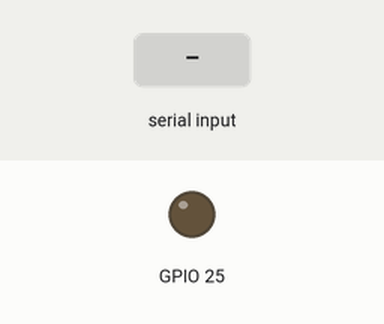
Simulated run of this sketch. Board: ESP32. On the bench: output pins drawn as LEDs (lit = HIGH). The inputs (shaded band) are chosen by the test bench. What the sketch prints to the serial monitor is not drawn.

Above: at 1.2 s.
1.3 s: "1" received over Serial
At 1.65 s:
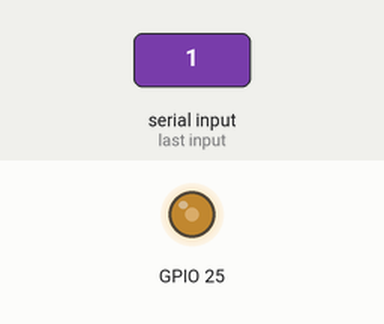
Timing chart, 0 to 1.5 s (numbered marks = the images above; inputs shaded):
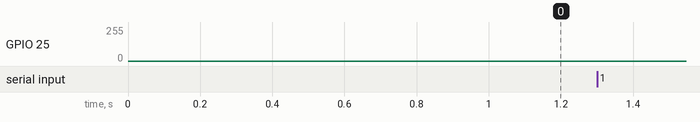

The sketch:

DDS-50Hz.ino
```cpp
//#define Num_Samples 513 //  number of sample of signal
#define Num_Samples 112 //  number of sample of signal
#define MaxWaveTypes 4  // types of wave (signal)
int i = 0;
uint16_t wave_type = 0;
// char buff [10];
// uint32_t indx;

static uint16_t WaveFormTable[MaxWaveTypes][Num_Samples] = {
    // Sin wave
    {
        128, 131, 135, 138, 142, 145, 149, 152, 155, 158, 162, 165, 167, 170, 173, 175, 178, 180, 182,
        184, 185, 187, 188, 189, 190, 191, 191, 191, 192, 191, 191, 191, 190, 189, 188, 187, 185, 184,
        182, 180, 178, 175, 173, 170, 167, 165, 162, 158, 155, 152, 149, 145, 142, 138, 135, 131, 128,
        124, 120, 117, 113, 110, 106, 103, 100, 97, 93, 90, 88, 85, 82, 80, 77, 75, 73, 71, 70, 68, 67,
        66, 65,64, 64, 64, 64, 64, 64, 64, 65, 66, 67, 68, 70, 71, 73, 75, 77, 80, 82, 85, 88, 90, 93,
        97, 100, 103, 106, 110, 113, 117, 120, 124
//        128,129,131,132,134,135,137,138,140,142,143,145,146,148,149,151,152,154,155,157,158,160,162,163,
//        165,166,167,169,170,172,173,175,176,178,179,181,182,183,185,186,188,189,190,192,193,194,196,197,
//        198,200,201,202,203,205,206,207,208,210,211,212,213,214,215,217,218,219,220,221,222,223,224,225,
//        226,227,228,229,230,231,232,233,234,234,235,236,237,238,238,239,240,241,241,242,243,243,244,245,
//        245,246,246,247,248,248,249,249,250,250,250,251,251,252,252,252,253,253,253,253,254,254,254,254,
//        254,255,255,255,255,255,255,255,255,255,255,255,255,255,255,255,254,254,254,254,254,253,253,253,
//        253,252,252,252,251,251,250,250,250,249,249,248,248,247,246,246,245,245,244,243,243,242,241,241,
//        240,239,238,238,237,236,235,234,234,233,232,231,230,229,228,227,226,225,224,223,222,221,220,219,
//        218,217,215,214,213,212,211,210,208,207,206,205,203,202,201,200,198,197,196,194,193,192,190,189,
//        188,186,185,183,182,181,179,178,176,175,173,172,170,169,167,166,165,163,162,160,158,157,155,154,
//        152,151,149,148,146,145,143,142,140,138,137,135,134,132,131,129,128,126,124,123,121,120,118,117,
//        115,113,112,110,109,107,106,104,103,101,100,98,97,95,93,92,90,89,88,86,85,83,82,80,
//        79,77,76,74,73,72,70,69,67,66,65,63,62,61,59,58,57,55,54,53,52,50,49,48,
//        47,45,44,43,42,41,40,38,37,36,35,34,33,32,31,30,29,28,27,26,25,24,23,22,
//        21,21,20,19,18,17,17,16,15,14,14,13,12,12,11,10,10,9,9,8,7,7,6,6,
//        5,5,5,4,4,3,3,3,2,2,2,2,1,1,1,1,1,0,0,0,0,0,0,0,
//        0,0,0,0,0,0,0,0,1,1,1,1,1,2,2,2,2,3,3,3,4,4,5,5,
//        5,6,6,7,7,8,9,9,10,10,11,12,12,13,14,14,15,16,17,17,18,19,20,21,
//        21,22,23,24,25,26,27,28,29,30,31,32,33,34,35,36,37,38,40,41,42,43,44,45,
//        47,48,49,50,52,53,54,55,57,58,59,61,62,63,65,66,67,69,70,72,73,74,76,77,
//        79,80,82,83,85,86,88,89,90,92,93,95,97,98,100,101,103,104,106,107,109,110,112,113,
//        115,117,118,120,121,123,124,126,128
        },
    // Triangular wave table
    {
        0x80, 0x84, 0x89, 0x8D, 0x92, 0x96, 0x9B, 0x9F, 0xA4, 0xA8, 0xAD, 0xB2, 0xB6, 0xBB, 0xBF, 0xC4,
        0xC8, 0xCD, 0xD1, 0xD6, 0xDB, 0xDF, 0xE4, 0xE8, 0xED, 0xF1, 0xF6, 0xFA, 0xFF, 0xFA, 0xF6, 0xF1,
        0xED, 0xE8, 0xE4, 0xDF, 0xDB, 0xD6, 0xD1, 0xCD, 0xC8, 0xC4, 0xBF, 0xBB, 0xB6, 0xB2, 0xAD, 0xA8,
        0xA4, 0x9F, 0x9B, 0x96, 0x92, 0x8D, 0x89, 0x84, 0x7F, 0x7B, 0x76, 0x72, 0x6D, 0x69, 0x64, 0x60,
        0x5B, 0x57, 0x52, 0x4D, 0x49, 0x44, 0x40, 0x3B, 0x37, 0x32, 0x2E, 0x29, 0x24, 0x20, 0x1B, 0x17,
        0x12, 0x0E, 0x09, 0x05, 0x00, 0x05, 0x09, 0x0E, 0x12, 0x17, 0x1B, 0x20, 0x24, 0x29, 0x2E, 0x32,
        0x37, 0x3B, 0x40, 0x44, 0x49, 0x4D, 0x52, 0x57, 0x5B, 0x60, 0x64, 0x69, 0x6D, 0x72, 0x76, 0x7B},

    // Sawtooth wave table
    {
        0x00, 0x02, 0x04, 0x06, 0x09, 0x0B, 0x0D, 0x10, 0x12, 0x14, 0x16, 0x19, 0x1B, 0x1D, 0x20, 0x22,
        0x24, 0x27, 0x29, 0x2B, 0x2D, 0x30, 0x32, 0x34, 0x37, 0x39, 0x3B, 0x3E, 0x40, 0x42, 0x44, 0x47,
        0x49, 0x4B, 0x4E, 0x50, 0x52, 0x54, 0x57, 0x59, 0x5B, 0x5E, 0x60, 0x62, 0x65, 0x67, 0x69, 0x6B,
        0x6E, 0x70, 0x72, 0x75, 0x77, 0x79, 0x7C, 0x7E, 0x80, 0x82, 0x85, 0x87, 0x89, 0x8C, 0x8E, 0x90,
        0x93, 0x95, 0x97, 0x99, 0x9C, 0x9E, 0xA0, 0xA3, 0xA5, 0xA7, 0xA9, 0xAC, 0xAE, 0xB0, 0xB3, 0xB5,
        0xB7, 0xBA, 0xBC, 0xBE, 0xC0, 0xC3, 0xC5, 0xC7, 0xCA, 0xCC, 0xCE, 0xD1, 0xD3, 0xD5, 0xD7, 0xDA,
        0xDC, 0xDE, 0xE1, 0xE3, 0xE5, 0xE8, 0xEA, 0xEC, 0xEE, 0xF1, 0xF3, 0xF5, 0xF8, 0xFA, 0xFC, 0xFE},
    // Square wave table
    {
        0xff, 0xff, 0xff, 0xff, 0xff, 0xff, 0xff, 0xff, 0xff, 0xff, 0xff, 0xff, 0xff, 0xff, 0xff, 0xff,
        0xff, 0xff, 0xff, 0xff, 0xff, 0xff, 0xff, 0xff, 0xff, 0xff, 0xff, 0xff, 0xff, 0xff, 0xff, 0xff,
        0xff, 0xff, 0xff, 0xff, 0xff, 0xff, 0xff, 0xff, 0xff, 0xff, 0xff, 0xff, 0xff, 0xff, 0xff, 0xff,
        0xff, 0xff, 0xff, 0xff, 0xff, 0xff, 0xff, 0xff, 0x00, 0x00, 0x00, 0x00, 0x00, 0x00, 0x00, 0x00,
        0x00, 0x00, 0x00, 0x00, 0x00, 0x00, 0x00, 0x00, 0x00, 0x00, 0x00, 0x00, 0x00, 0x00, 0x00, 0x00,
        0x00, 0x00, 0x00, 0x00, 0x00, 0x00, 0x00, 0x00, 0x00, 0x00, 0x00, 0x00, 0x00, 0x00, 0x00, 0x00,
        0x00, 0x00, 0x00, 0x00, 0x00, 0x00, 0x00, 0x00, 0x00, 0x00, 0x00, 0x00, 0x00, 0x00, 0x00, 0x00}
};

void setup()
{
  Serial.begin(250000); // serial monitor at 115200 bps
}

void loop()
{

  if (Serial.available() > 0)
  {
    char c = Serial.read();

    if (c == '0'){
      wave_type = 0;
    }
    else if (c == '1')
    {
      wave_type = 1;
    }
    else if (c == '2')
    {
      wave_type = 2;
    }
    else if (c == '3')
    {
      wave_type = 3;
    }
  }

  dacWrite(25, WaveFormTable[wave_type][i]); //  output wave form
  Serial.println(WaveFormTable[wave_type][i]);
  i++;
  if (i >= Num_Samples)
    i = 0;
}
```
